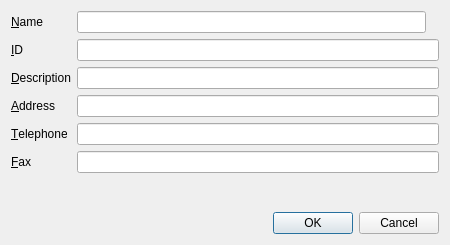
<?xml version="1.0" encoding="UTF-8"?>
<ui version="4.0">
 <class>AddStorageDialog</class>
 <widget class="QDialog" name="AddStorageDialog">
  <property name="geometry">
   <rect>
    <x>0</x>
    <y>0</y>
    <width>450</width>
    <height>245</height>
   </rect>
  </property>
  <property name="sizePolicy">
   <sizepolicy hsizetype="Fixed" vsizetype="Fixed">
    <horstretch>0</horstretch>
    <verstretch>0</verstretch>
   </sizepolicy>
  </property>
  <property name="minimumSize">
   <size>
    <width>450</width>
    <height>245</height>
   </size>
  </property>
  <property name="windowTitle">
   <string>Add Storage</string>
  </property>
  <property name="windowIcon">
   <iconset resource="../icons/icons.qrc">
    <normaloff>:/storage-new-16.png</normaloff>:/storage-new-16.png</iconset>
  </property>
  <layout class="QVBoxLayout" name="verticalLayout">
   <item>
    <layout class="QFormLayout" name="formLayout">
     <item row="0" column="0">
      <widget class="QLabel" name="nameLabel">
       <property name="text">
        <string>&amp;Name</string>
       </property>
       <property name="buddy">
        <cstring>nameLineEdit</cstring>
       </property>
      </widget>
     </item>
     <item row="1" column="0">
      <widget class="QLabel" name="idLabel">
       <property name="text">
        <string>&amp;ID</string>
       </property>
       <property name="buddy">
        <cstring>idLineEdit</cstring>
       </property>
      </widget>
     </item>
     <item row="1" column="1">
      <widget class="QLineEdit" name="idLineEdit"/>
     </item>
     <item row="2" column="0">
      <widget class="QLabel" name="descriptionLabel">
       <property name="text">
        <string>&amp;Description</string>
       </property>
       <property name="buddy">
        <cstring>descriptionLineEdit</cstring>
       </property>
      </widget>
     </item>
     <item row="2" column="1">
      <widget class="QLineEdit" name="descriptionLineEdit"/>
     </item>
     <item row="3" column="0">
      <widget class="QLabel" name="addressLabel">
       <property name="text">
        <string>&amp;Address</string>
       </property>
       <property name="buddy">
        <cstring>addressLineEdit</cstring>
       </property>
      </widget>
     </item>
     <item row="3" column="1">
      <widget class="QLineEdit" name="addressLineEdit"/>
     </item>
     <item row="4" column="0">
      <widget class="QLabel" name="telephoneLabel">
       <property name="text">
        <string>&amp;Telephone</string>
       </property>
       <property name="buddy">
        <cstring>telephoneLineEdit</cstring>
       </property>
      </widget>
     </item>
     <item row="4" column="1">
      <widget class="QLineEdit" name="telephoneLineEdit"/>
     </item>
     <item row="5" column="0">
      <widget class="QLabel" name="faxLabel">
       <property name="text">
        <string>&amp;Fax</string>
       </property>
       <property name="buddy">
        <cstring>faxLineEdit</cstring>
       </property>
      </widget>
     </item>
     <item row="5" column="1">
      <widget class="QLineEdit" name="faxLineEdit"/>
     </item>
     <item row="0" column="1">
      <layout class="QHBoxLayout" name="horizontalLayout">
       <item>
        <widget class="QLineEdit" name="nameLineEdit"/>
       </item>
       <item>
        <widget class="QLabel" name="nameIncorrectLabel">
         <property name="text">
          <string/>
         </property>
         <property name="pixmap">
          <pixmap resource="../icons/icons.qrc">:/error-16.png</pixmap>
         </property>
        </widget>
       </item>
      </layout>
     </item>
    </layout>
   </item>
   <item>
    <widget class="QDialogButtonBox" name="buttonBox">
     <property name="orientation">
      <enum>Qt::Horizontal</enum>
     </property>
     <property name="standardButtons">
      <set>QDialogButtonBox::Cancel|QDialogButtonBox::Ok</set>
     </property>
    </widget>
   </item>
  </layout>
 </widget>
 <tabstops>
  <tabstop>nameLineEdit</tabstop>
  <tabstop>idLineEdit</tabstop>
  <tabstop>descriptionLineEdit</tabstop>
  <tabstop>addressLineEdit</tabstop>
  <tabstop>telephoneLineEdit</tabstop>
  <tabstop>faxLineEdit</tabstop>
  <tabstop>buttonBox</tabstop>
 </tabstops>
 <resources>
  <include location="../icons/icons.qrc"/>
 </resources>
 <connections>
  <connection>
   <sender>buttonBox</sender>
   <signal>accepted()</signal>
   <receiver>AddStorageDialog</receiver>
   <slot>accept()</slot>
   <hints>
    <hint type="sourcelabel">
     <x>257</x>
     <y>230</y>
    </hint>
    <hint type="destinationlabel">
     <x>157</x>
     <y>239</y>
    </hint>
   </hints>
  </connection>
  <connection>
   <sender>buttonBox</sender>
   <signal>rejected()</signal>
   <receiver>AddStorageDialog</receiver>
   <slot>reject()</slot>
   <hints>
    <hint type="sourcelabel">
     <x>325</x>
     <y>230</y>
    </hint>
    <hint type="destinationlabel">
     <x>286</x>
     <y>239</y>
    </hint>
   </hints>
  </connection>
 </connections>
</ui>
